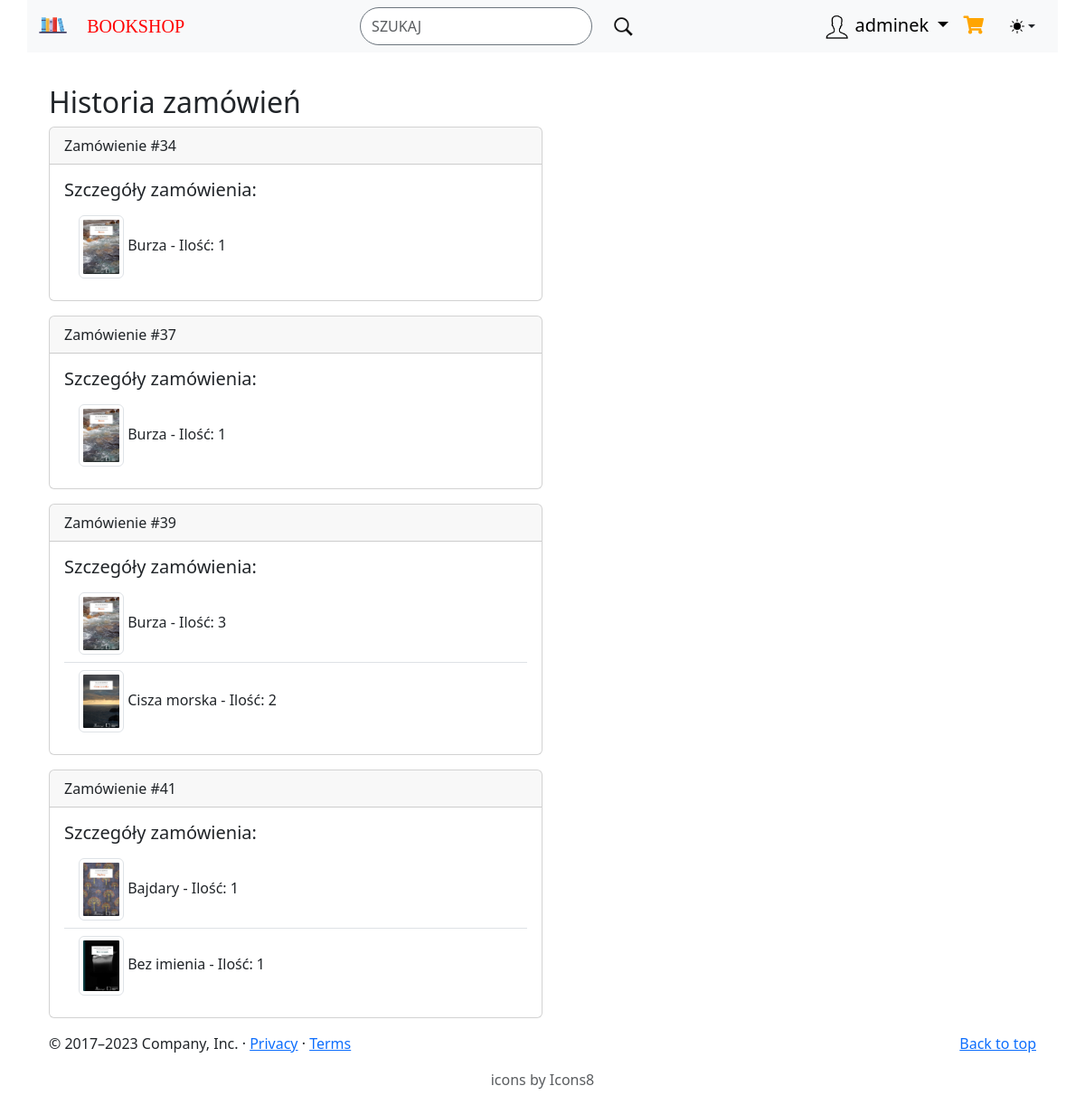
Page /history/ (signed in) on the committed database.
### myapp/models.py (models this page shows, shortened)
class Order(models.Model):
    user = models.ForeignKey(User, on_delete=models.CASCADE)
    books = models.ManyToManyField(Book, through='OrderItem')
    STATUS_CHOICES = [
        ('pending', 'Pending'),
        ('completed', 'Completed'),
        ('cancelled', 'Cancelled'),
    ]
    status = models.CharField(max_length=10, choices=STATUS_CHOICES, default='pending')

class OrderItem(models.Model):
    book = models.ForeignKey(Book, on_delete=models.CASCADE)
    order = models.ForeignKey(Order, on_delete=models.CASCADE)
    quantity = models.IntegerField(default=1)

class Book(models.Model):
    title = models.CharField(max_length=100)
    author = models.CharField(max_length=100, blank=True)
    price = models.FloatField()
    description = models.TextField()
    file = models.ImageField(upload_to='uploads', blank=True)
    created = models.DateField(auto_now_add=True)
    modified = models.DateField(auto_now=True)
    genres = models.ManyToManyField(Genre, blank=True)

### myapp/views.py (the view)
# urls.py: path('history/', views.history, name='history'),
@login_required()
def history(request):
    orders = Order.objects.filter(user=request.user, status='cancelled').prefetch_related('orderitem_set')
    return render(request, 'myapp/history.html', {'orders': orders})

### myapp/templates/myapp/history.html
{% extends 'myapp/base.html' %}
{% block body %}
<div class="container mt-4">
    <h2>Historia zamówień</h2>
    {% for order in orders %}
        <div class="card mb-3 w-50">
            <div class="card-header">Zamówienie #{{ order.id }}</div>
            <div class="card-body">
                <h5 class="card-title">Szczegóły zamówienia:</h5>
                <ul class="list-group list-group-flush">
                    {% for order_item in order.orderitem_set.all %}
                        <li class="list-group-item">
                            <img src="{{ order_item.book.file.url }}" class="img-thumbnail" style="width: 50px;" alt="Book Cover">
                            {{ order_item.book.title }} - Ilość: {{ order_item.quantity }}
                        </li>
                    {% endfor %}
                </ul>
            </div>
        </div>
    {% endfor %}
</div>
{% endblock %}

### myapp/templates/myapp/base.html (shortened to what this page needs)
{% load static %}
<!doctype html>
<html lang="en">
    <head>
        <link href="https://cdn.jsdelivr.net/npm/bootstrap@5.3.2/dist/css/bootstrap.min.css" rel="stylesheet">
        <link rel="stylesheet" href="https://cdnjs.cloudflare.com/ajax/libs/font-awesome/5.10.0/css/all.css">
    </head>
    <body>
        <div class="container navbar fixed-top bg-light">
            <div class="container-fluid d-flex justify-content-between">
                <div class="">
                    <a class="navbar-brand" href="{% url 'index' %}">
                        <img src="{% static 'navbar_img.png' %}" alt="logo" width="33" height="26,4" class="d-inline-block align-text-top">
                        <a href="{% url 'index' %}" style="color:red; font-size:20px;font-family:Times New Roman; text-decoration: none;">BOOKSHOP</a>
                    </a>
                </div>
                <div class="">
                    <form class="d-flex" role="search" id="searchForm">
                        <input id="navBarSearchInput" data-bs-theme="light" class="form-control me-2 rounded-pill border border-secondary" type="text" placeholder="SZUKAJ" aria-label="Search">
                        <button class="btn" type="submit">
                        <img src="{% static 'search_icon.png' %}" width="27" height="27" class="rounded-circle">
                        </button>
                    </form>
                </div>
                <div class="dropdown d-flex" >
                    {% if user.is_authenticated %}
                    <a class="navbar-brand dropdown-toggle" style="color: #000;" href="#" id="userDropdown" role="button" data-bs-toggle="dropdown" aria-expanded="false">
                    <img width="30" height="30" src="{% static 'icons8-user-100.png' %}" alt=""/>
                        {{ user.username }}
                    </a>
                    <a class="navbar-brand" href="{% url 'cart' %}">
                        <i class="fa fa-shopping-cart position-relative" style="color:#ffa500;">
                        </i>
                    </a>
                    {% endif %}
                    <button class="btn btn-bd-primary py-2 dropdown-toggle d-flex align-items-center"
                        id="bd-theme"
                        type="button"
                        aria-expanded="false"
                        data-bs-toggle="dropdown"
                        aria-label="Toggle theme (auto)">
                    <svg class="bi my-1 theme-icon-active" width="1em" height="1em"><use href="#circle-half"></use></svg>
                    </button>
                </div>
            </div>
        </div>
        <div class="container">
        {% block body %}
        {% endblock %}
            <footer class="container">
                <p class="float-end"><a href="#">Back to top</a></p>
                <p>&copy; 2017–2023 Company, Inc. &middot; <a href="#">Privacy</a> &middot; <a href="#">Terms</a></p>
                <p class="text-center text-body-secondary">icons by Icons8</p>
            </footer>
        </div>
    </body>
</html>

### myapp/templates/myapp/base.html (style rules this page uses)
body { padding-top: 70px; }

### rows in the picture
Order: id "34"
OrderItem: book.file (picture), book "Burza", quantity "1"
Order: id "37"
OrderItem: book.file (picture), book "Burza", quantity "1"
Order: id "39"
OrderItem: book.file (picture), book "Burza", quantity "3"
OrderItem: book.file (picture), book "Cisza morska", quantity "2"
Order: id "41"
OrderItem: book.file (picture), book "Bajdary", quantity "1"
OrderItem: book.file (picture), book "Bez imienia", quantity "1"

### other values in the picture
{{ user.username }} "adminek"
